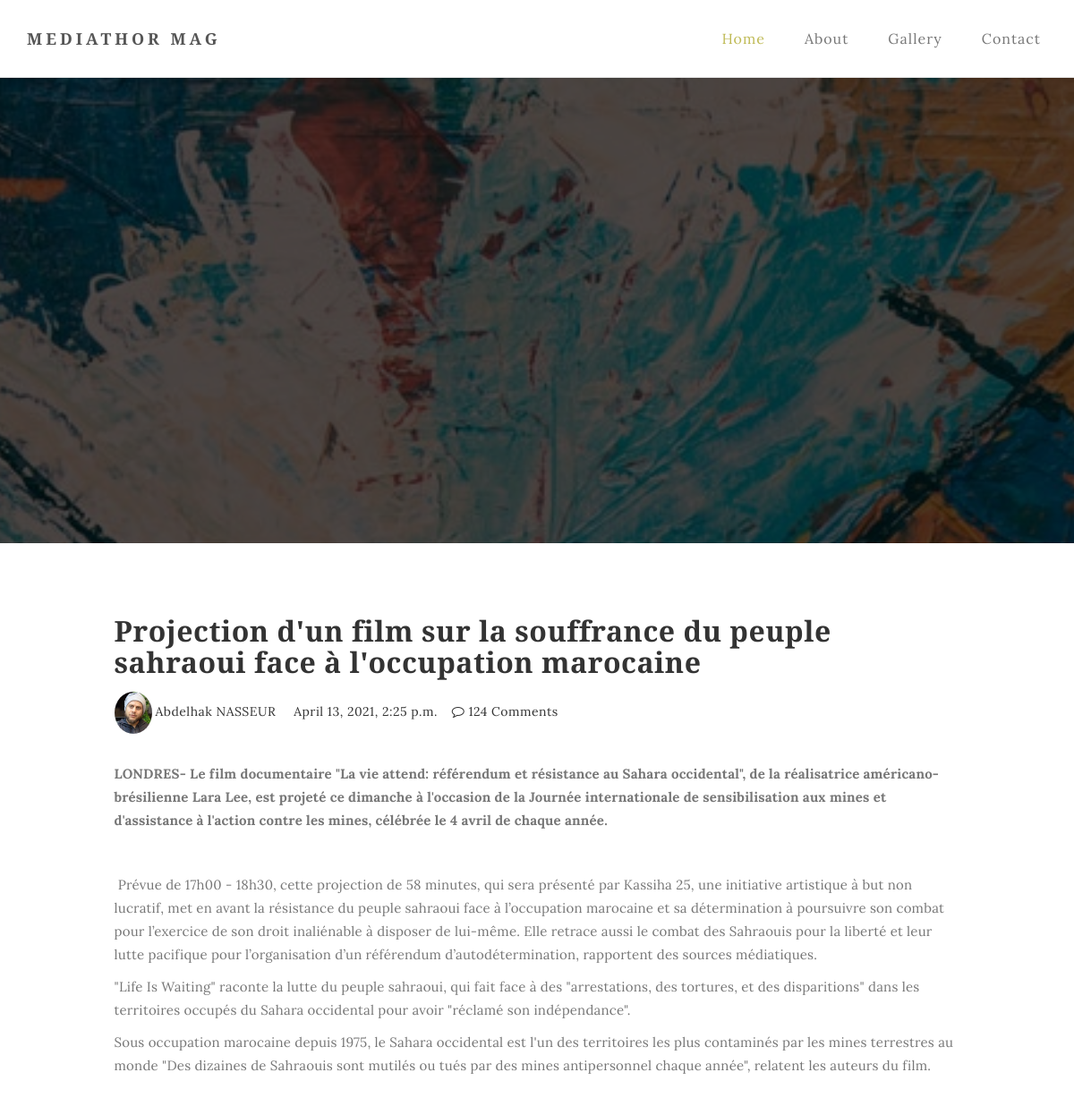
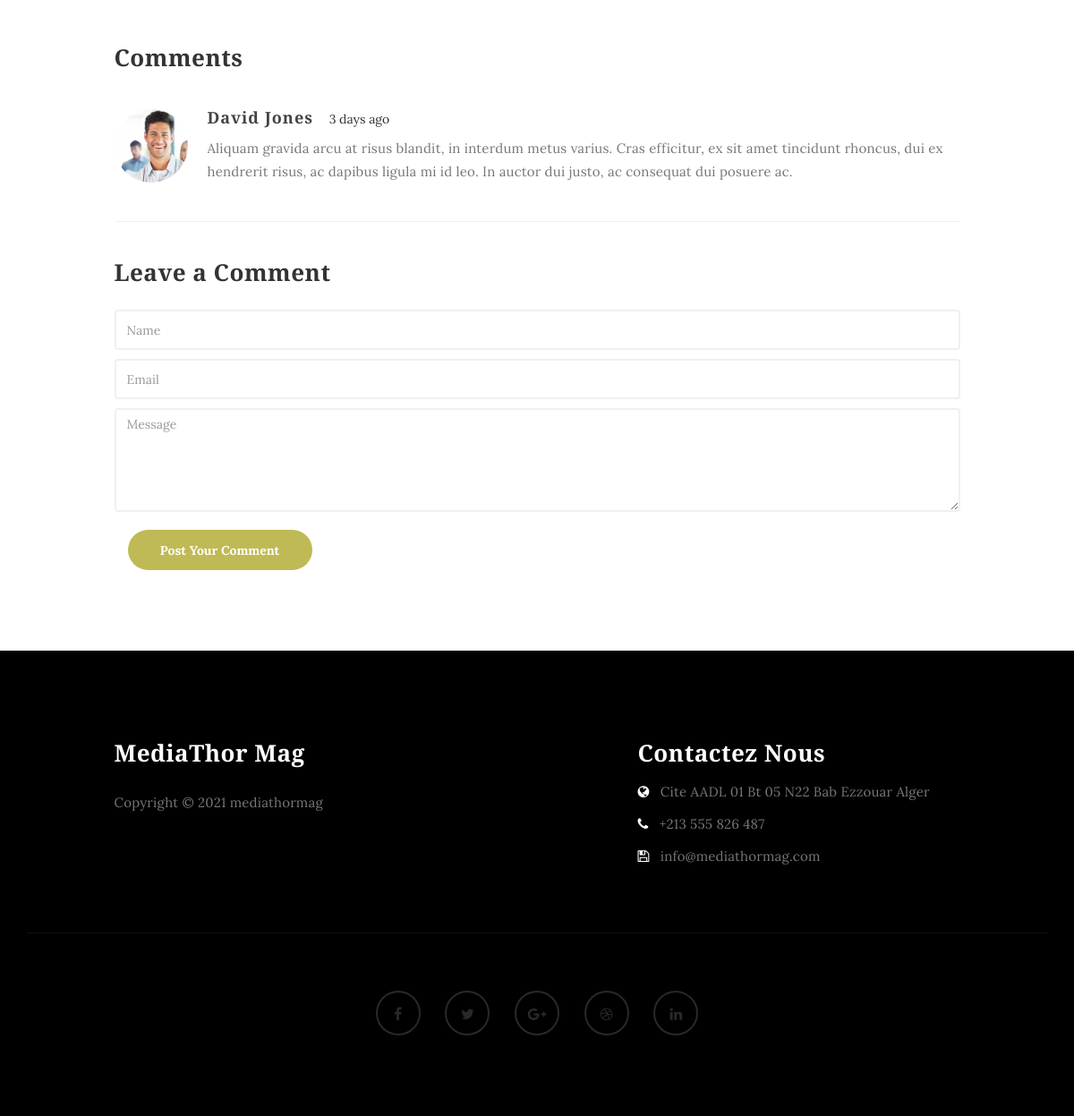
Screenshot of /post/projection-dun-film-sur-la-souffrance-du-peuple-sa with the database file from the repository (2 pictures, top to bottom).
### blog/models.py (models this page shows, shortened)
class Article(models.Model):
    title = models.CharField(max_length=200)
    slug = AutoSlugField(populate_from='title')
    author = models.ForeignKey(Author, on_delete=models.CASCADE, null=True, blank=True)
    author_pic = models.ImageField(null=True, blank=True)
    created = models.DateTimeField()
    image = models.ImageField(null=True, blank=True)
    content = HTMLField()
    @property
    def imageUrl(self):
        try:
            url = self.image
        except:
            url = ''
        return url

class Author(models.Model):
    name = models.CharField(max_length=100)
    prof_pic = models.ImageField(null=True, blank=True)
    def __str__(self):
        return self.name

### blog/views.py (the view)
# urls.py: path('post/<slug:slug>', views.post, name='post'),
def post(request, slug):
    articles = Article.objects.filter(slug=slug)
    context = {
        'title': 'post-page',
        'articles': articles,
    }
    return render(request, 'post.html', context)

### blog/templates/post.html (shortened to what this page needs)
{% extends 'home.html'%}
{% load static %}
{% block content %}
{% for article in articles %}
<section id="home" class="main-single-post parallax-section"  style="background-image: url({{article.imageUrl.url}});">
{% endfor %}
     <div class="overlay"></div>
     <div class="container">
          <div class="row">
               <div class="col-md-12 col-sm-12">
                    <h1></h1>
               </div>
          </div>
     </div>
</section>
<section id="blog-single-post">
     <div class="container">
          <div class="row">
               <div class="col-md-offset-1 col-md-10 col-sm-12">
                    {% for article in articles %}
                    <div class="blog-single-post-thumb">
                         <div class="blog-post-title">
                              <h2>{{article.title}}</a></h2>
                         </div>
                         <div class="blog-post-format">
                              <span><a href="#"><img src="{{article.author_pic.url}}" class="img-responsive img-circle">{{article.author}}</a></span>
                              <span> {{article.created}}</span>
                              <span><a href="#"><i class="fa fa-comment-o"></i> 124 Comments</a></span>
                         </div>
                         <div class="blog-post-des">
                              <p>{{article.content|safe}}</p>
                         </div>
                         </div>
                         {% endfor %}
                         <div class="blog-comment">
                              <h3>Comments</h3>
                                   <div class="media">
                                        <div class="media-object pull-left">
                                             <img src="images/comment-image1.jpg" class="img-responsive img-circle" alt="Blog Image 11">
                                        </div>
                                        <div class="media-body">
                                             <h3 class="media-heading">David Jones</h3>
                                             <span>3 days ago</span>
                                             <p>Aliquam gravida arcu at risus blandit, in interdum metus varius. Cras efficitur, ex sit amet tincidunt rhoncus, dui ex hendrerit risus, ac dapibus ligula mi id leo. In auctor dui justo, ac consequat dui posuere ac.</p>
                                        </div>
                                   </div>
                              </div>
                         <div class="blog-comment-form">
                              <h3>Leave a Comment</h3>
                                   <form action="#" method="post">
                           	 	 	 	<input type="text" class="form-control" placeholder="Name" name="name" required>
                                        <input type="email" class="form-control" placeholder="Email" name="email" required>
                                        <textarea name="message" rows="5" class="form-control" id="message" placeholder="Message" message="message" required="required"></textarea>
                                        <div class="col-md-3 col-sm-4">
                                             <input name="submit" type="submit" class="form-control" id="submit" value="Post Your Comment">
                                        </div>
                                   </form>
                         </div>
                    </div>
          </div>
     </div>
</section>
{% endblock %}

### static/css/style.css (style rules this page uses)
html { scroll-behavior: smooth; }
body { background: #ffffff; font-family: 'Lora', serif; font-style: normal; font-weight: 300; overflow-x: hidden; }
h1,h2,h3,h4,h5,h6 { font-family: 'Merriweather', serif; font-style: normal; font-weight: bold; letter-spacing: 0.5px; }
h1 { font-size: 62px; padding-bottom: 14px; margin-bottom: 0px; }
h2 { font-size: 32px; }
h2,h3 { padding-bottom: 6px; }
h3 { font-size: 26px; }
p { color: #777; font-size: 15px; font-weight: 300; line-height: 26px; letter-spacing: 0.2px; }
html { -webkit-font-smoothing: antialiased; }
a { color: #4d638c; -webkit-transition: 0.5s; -o-transition: 0.5s; transition: 0.5s; text-decoration: none !important; }
* { -webkit-box-sizing: border-box; -moz-box-sizing: border-box; box-sizing: border-box; }
*:before, *:after { -webkit-box-sizing: border-box; -moz-box-sizing: border-box; box-sizing: border-box; }
#about, #gallery, #contact, #blog, #blog-single-post { padding-top: 60px; padding-bottom: 80px; }
.main-about, .main-single-post, .main-gallery, .main-contact { height: 65vh; }
.overlay { background: rgba(0,0,0,0.7 ); width: 100%; height: 100vh; position: absolute; top: 0; left: 0; right: 0; bottom: 0; }
.parallax-section { background-attachment: fixed !important; background-size: cover !important; overflow: hidden; }
#home { background-size: cover; background-position: center center; color: #ffffff; display: -webkit-box; display: -webkit-flex; display: -ms-flexbox; display: flex; -webkit-box-align: center; -webkit-align-items: center; -ms-flex-align: center; align-items: center; position: relative; text-align: center; }
.main-single-post { background: url('../images/single-post-bg.jpg') no-repeat; }
.blog-post-format { padding-bottom: 22px; }
.blog-post-format span { letter-spacing: 0.5px; padding-right: 12px; }
.blog-post-format span a { color: #333; }
.blog-post-format span img { display: inline-block; width: 42px; margin-right: 4px; }
.blog-author .media a, .blog-comment .media h3 { color: #444; font-size: 18px; letter-spacing: 1px; }
.blog-comment { border-bottom: 1px solid #f0f0f0; padding-bottom: 32px; margin-bottom: 42px; }
.blog-comment .media:nth-child(2) { padding-top: 22px; }
.blog-comment .media img { width: 82px; margin-right: 12px; }
.blog-comment .media h3 { display: inline-block; padding-right: 14px; }
.blog-comment-form h3 { padding-bottom: 18px; }
.blog-comment-form .form-control { box-shadow: none; border: 2px solid #f0f0f0; margin-top: 10px; margin-bottom: 10px; transition: all 0.4s ease-in-out; }
.blog-comment-form input { height: 45px; }
.blog-comment-form input[type="submit"] { background: #bfba55; border-radius: 100px; border: none; color: #ffffff; font-weight: bold; transition: all 0.4s ease-in-out; }

### rows the page displays
Article: imageUrl (picture), title "Projection d'un film sur la souffrance du peuple sahraoui face à l'occupation marocaine", author_pic (picture), author "Abdelhak NASSEUR", created "April 13, 2021, 2:25 p.m.", content "LONDRES- Le film documentaire \"La vie attend: référendum et résistance au Sahara occidental\", de la réalisatrice américano-brésilienne Lara Lee, est projeté ce dimanche à l'occasion de la Journée internationale de sensibilisation aux mines et d'assistance à l'action contre les mines, célébrée le 4 avril de chaque année. Prévue de 17h00 - 18h30, cette projection de 58 minutes, qui sera présenté par Kassiha 25, une initiative artistique à but non lucratif, met en avant la résistance du peuple sahraoui face à l’occupation marocaine et sa détermination à poursuivre son combat pour l’exercice de son droit inaliénable à disposer de lui-même. Elle retrace aussi le combat des Sahraouis pour la…"
